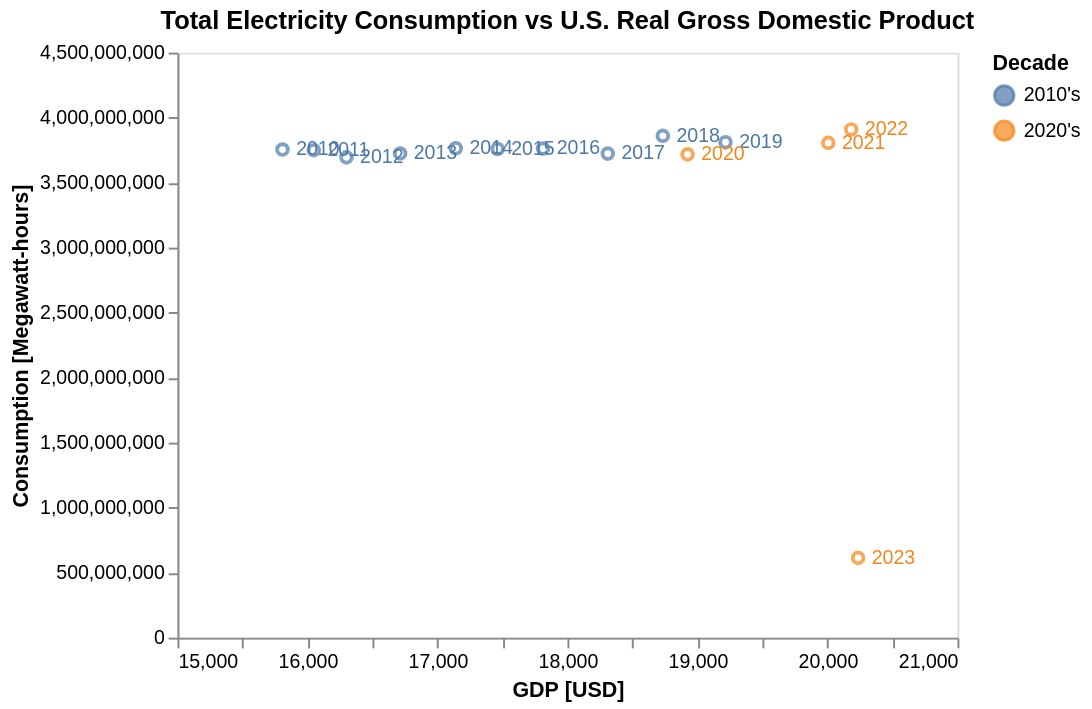

Write the Vega-Lite specification saved for this chart.
### Vega-Lite specification from a JSON file in a GitHub repository (floating-point values rounded to 4 significant figures)
{"config": {"view": {"continuousWidth": 400, "continuousHeight": 300}}, "layer": [{"mark": "point", "encoding": {"color": {"field": "decade", "title": "Decade", "type": "nominal"}, "x": {"axis": {"grid": false, "title": "GDP [USD]"}, "field": "GDP", "scale": {"padding": 35, "zero": false}, "type": "quantitative"}, "y": {"axis": {"grid": false, "title": "Consumption [Megawatt-hours]"}, "field": "Megawatt-hours", "scale": {"padding": 35, "zero": false}, "type": "quantitative"}}, "title": "Total Electricity Consumption vs U.S. Real Gross Domestic Product"}, {"mark": {"type": "text", "align": "left", "baseline": "middle", "dx": 7, "size": 10}, "encoding": {"color": {"field": "decade", "title": "Decade", "type": "nominal"}, "text": {"field": "year", "type": "nominal"}, "x": {"axis": {"grid": false, "title": "GDP [USD]"}, "field": "GDP", "scale": {"padding": 35, "zero": false}, "type": "quantitative"}, "y": {"axis": {"grid": false, "title": "Consumption [Megawatt-hours]"}, "field": "Megawatt-hours", "scale": {"padding": 35, "zero": false}, "type": "quantitative"}}, "title": "Total Electricity Consumption vs U.S. Real Gross Domestic Product"}], "data": {"name": "data-9e714a0071c8ce734ac1899aece42c2d"}, "$schema": "https://vega.github.io/schema/vega-lite/v5.json", "datasets": {"data-9e714a0071c8ce734ac1899aece42c2d": [{"Year": "2010-12-31T00:00:00", "Megawatt-hours": 3754841377, "GDP": 15810.0, "rt_start": "2021-07-29", "rt_end": "2021-07-28", "year": 2010, "decade": "2010's"}, {"Year": "2011-12-31T00:00:00", "Megawatt-hours": 3749846184, "GDP": 16050.0, "rt_start": "2021-07-29", "rt_end": "2021-07-28", "year": 2011, "decade": "2010's"}, {"Year": "2012-12-31T00:00:00", "Megawatt-hours": 3694649791, "GDP": 16300.0, "rt_start": "2021-07-29", "rt_end": "2021-07-28", "year": 2012, "decade": "2010's"}, {"Year": "2013-12-31T00:00:00", "Megawatt-hours": 3725000000.0, "GDP": 16710.0, "rt_start": "2021-07-29", "rt_end": "2021-07-28", "year": 2013, "decade": "2010's"}, {"Year": "2014-12-31T00:00:00", "Megawatt-hours": 3765000000.0, "GDP": 17140.0, "rt_start": "2021-07-29", "rt_end": "2021-07-28", "year": 2014, "decade": "2010's"}, {"Year": "2015-12-31T00:00:00", "Megawatt-hours": 3759000000.0, "GDP": 17460.0, "rt_start": "2021-07-29", "rt_end": "2021-07-28", "year": 2015, "decade": "2010's"}, {"Year": "2016-12-31T00:00:00", "Megawatt-hours": 3762000000.0, "GDP": 17810.0, "rt_start": "2021-07-29", "rt_end": "2021-07-28", "year": 2016, "decade": "2010's"}, {"Year": "2017-12-31T00:00:00", "Megawatt-hours": 3723000000.0, "GDP": 18310.0, "rt_start": "2022-09-29", "rt_end": "2022-09-28", "year": 2017, "decade": "2010's"}, {"Year": "2018-12-31T00:00:00", "Megawatt-hours": 3860000000.0, "GDP": 18730.0, "rt_start": "2022-09-29", "rt_end": "2022-09-28", "year": 2018, "decade": "2010's"}, {"Year": "2019-12-31T00:00:00", "Megawatt-hours": 3811000000.0, "GDP": 19220.0, "rt_start": "2022-09-29", "rt_end": "2022-09-28", "year": 2019, "decade": "2010's"}, {"Year": "2020-12-31T00:00:00", "Megawatt-hours": 3718000000.0, "GDP": 18920.0, "rt_start": "2022-09-29", "rt_end": "2022-09-28", "year": 2020, "decade": "2020's"}, {"Year": "2021-12-31T00:00:00", "Megawatt-hours": 3806000000.0, "GDP": 20010.0, "rt_start": "2022-09-29", "rt_end": "2022-09-28", "year": 2021, "decade": "2020's"}, {"Year": "2022-12-31T00:00:00", "Megawatt-hours": 3909000000.0, "GDP": 20180.0, "rt_start": "2023-03-30", "rt_end": "2023-03-29", "year": 2022, "decade": "2020's"}, {"Year": "2023-12-31T00:00:00", "Megawatt-hours": 613500000.0, "GDP": 20240.0, "rt_start": "2023-04-27", "year": 2023, "decade": "2020's"}]}}
